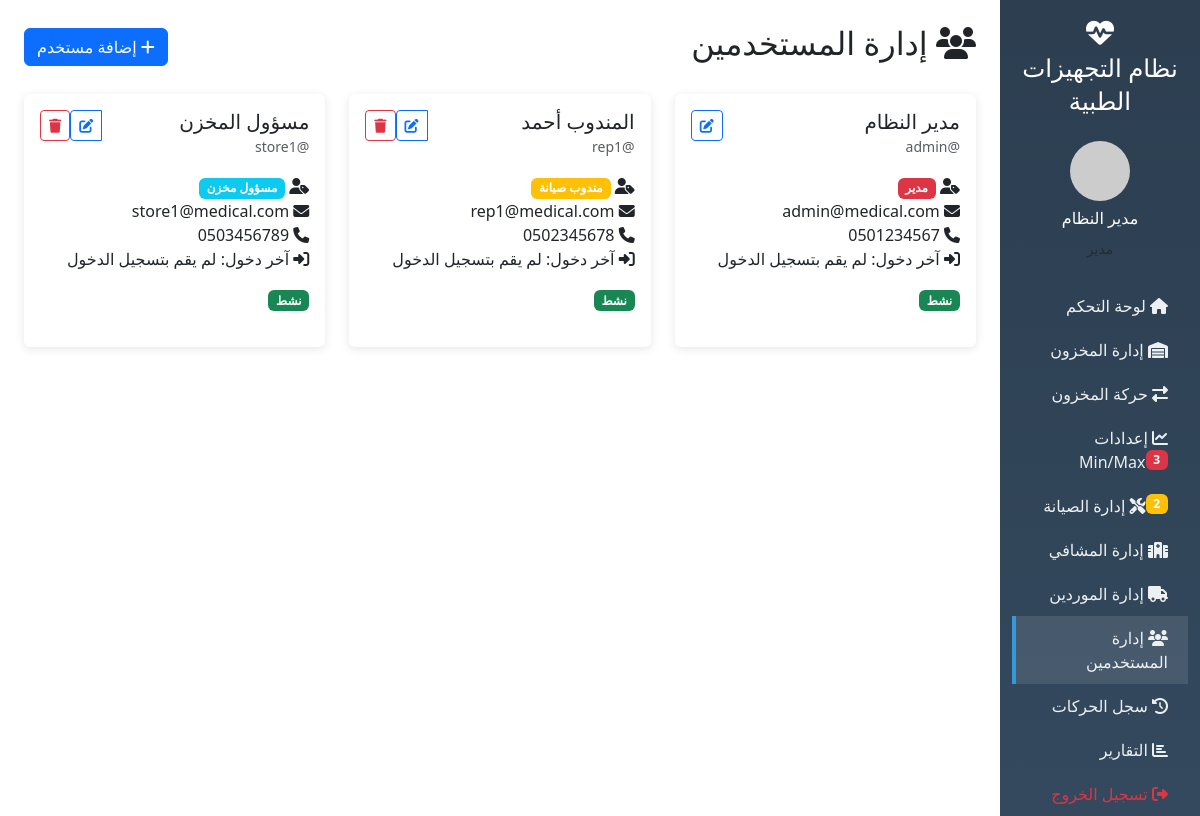
/users.php (signed in), run on the app's committed database.
### tables this page shows
CREATE TABLE users (
    id INT AUTO_INCREMENT PRIMARY KEY,
    username VARCHAR(50) NOT NULL UNIQUE,
    email VARCHAR(100) NOT NULL UNIQUE,
    password VARCHAR(255) NOT NULL,
    full_name VARCHAR(100) NOT NULL,
    role ENUM('admin', 'rep', 'storekeeper') NOT NULL DEFAULT 'storekeeper',
    phone VARCHAR(20),
    last_login DATETIME DEFAULT NULL,
    last_login_ip VARCHAR(45),
    created_at TIMESTAMP DEFAULT CURRENT_TIMESTAMP,
    is_active BOOLEAN DEFAULT TRUE,
    INDEX idx_role (role),
    INDEX idx_username (username)
);

### models/User.php (called while the page is built, shortened)
<?php
class User {
    private $pdo;
    public function __construct($pdo) {
        $this->pdo = $pdo;
    }
    public function getAll() {
        $stmt = $this->pdo->query("SELECT * FROM users ORDER BY role, full_name");
        return $stmt->fetchAll();
    }
}

### config/database.php (called while the page is built, shortened)
<?php
function getRoleName($role) {
    $roles = [
        'admin' => 'مدير',
        'rep' => 'مندوب صيانة',
        'storekeeper' => 'مسؤول مخزن'
    ];
    return $roles[$role] ?? $role;
}

### users.php (the view, shortened to what this page needs)
<?php
require_once __DIR__ . '/includes/header.php';
$users = $userModel->getAll();
?>
<div class="d-flex justify-content-between align-items-center mb-4">
    <h2><i class="fas fa-users"></i> إدارة المستخدمين</h2>
    <button class="btn btn-primary" data-bs-toggle="modal" data-bs-target="#addUserModal">
        <i class="fas fa-plus"></i> إضافة مستخدم
    </button>
</div>
<div class="row">
    <?php foreach ($users as $user): ?>
    <div class="col-md-6 col-lg-4 mb-4">
        <div class="card h-100">
            <div class="card-body">
                <div class="d-flex justify-content-between align-items-start mb-3">
                    <div>
                        <h5 class="card-title mb-0"><?= htmlspecialchars($user['full_name']) ?></h5>
                        <small class="text-muted">@<?= htmlspecialchars($user['username']) ?></small>
                    </div>
                    <div class="btn-group">
                        <button class="btn btn-sm btn-outline-primary" onclick="showEditUserModal(<?= $user['id'] ?>)">
                            <i class="fas fa-edit"></i>
                        </button>
                        <?php if ($user['id'] != $_SESSION['user_id']): ?>
                        <form method="POST" style="display:inline"
                              onsubmit="return confirm('هل أنت متأكد من حذف هذا المستخدم؟')">
                            <button type="submit" class="btn btn-sm btn-outline-danger">
                                <i class="fas fa-trash"></i>
                            </button>
                        </form>
                        <?php endif; ?>
                    </div>
                </div>
                <p class="card-text">
                    <i class="fas fa-user-tag"></i>
                    <span class="badge bg-<?= $user['role'] == 'admin' ? 'danger' : ($user['role'] == 'rep' ? 'warning' : 'info') ?>">
                        <?= getRoleName($user['role']) ?>
                    </span><br>
                    <i class="fas fa-envelope"></i>
                    <?= htmlspecialchars($user['email']) ?><br>
                    <?php if ($user['phone']): ?>
                    <i class="fas fa-phone"></i>
                    <?= htmlspecialchars($user['phone']) ?><br>
                    <?php endif; ?>
                    <i class="fas fa-sign-in-alt"></i>
                    آخر دخول: <?= $user['last_login'] ? date('Y-m-d H:i', strtotime($user['last_login'])) : 'لم يقم بتسجيل الدخول' ?>
                </p>
                <div class="mt-3">
                    <span class="badge <?= $user['is_active'] ? 'bg-success' : 'bg-danger' ?>">
                        <?= $user['is_active'] ? 'نشط' : 'غير نشط' ?>
                    </span>
                </div>
            </div>
        </div>
    </div>
    <?php endforeach; ?>
</div>
<?php
require_once __DIR__ . '/includes/footer.php';
?>

### includes/header.php (style rules this page uses)
.card { border: none; box-shadow: 0 2px 10px rgba(0,0,0,0.1); margin-bottom: 20px; }

### data on the page
users: full_name "مدير النظام", username "admin", role "مدير", email "admin@medical.com", phone "0501234567", shows "لم يقم بتسجيل الدخول", is_active "نشط"
users: full_name "المندوب أحمد", username "rep1", role "مندوب صيانة", email "rep1@medical.com", phone "0502345678", shows "لم يقم بتسجيل الدخول", is_active "نشط"
users: full_name "مسؤول المخزن", username "store1", role "مسؤول مخزن", email "store1@medical.com", phone "0503456789", shows "لم يقم بتسجيل الدخول", is_active "نشط"

### other printed values
$_SESSION['full_name'] "مدير النظام"
$roles[$_SESSION['role']] "مدير"
count($minmaxAlerts) "3"
count($pending) "2"
